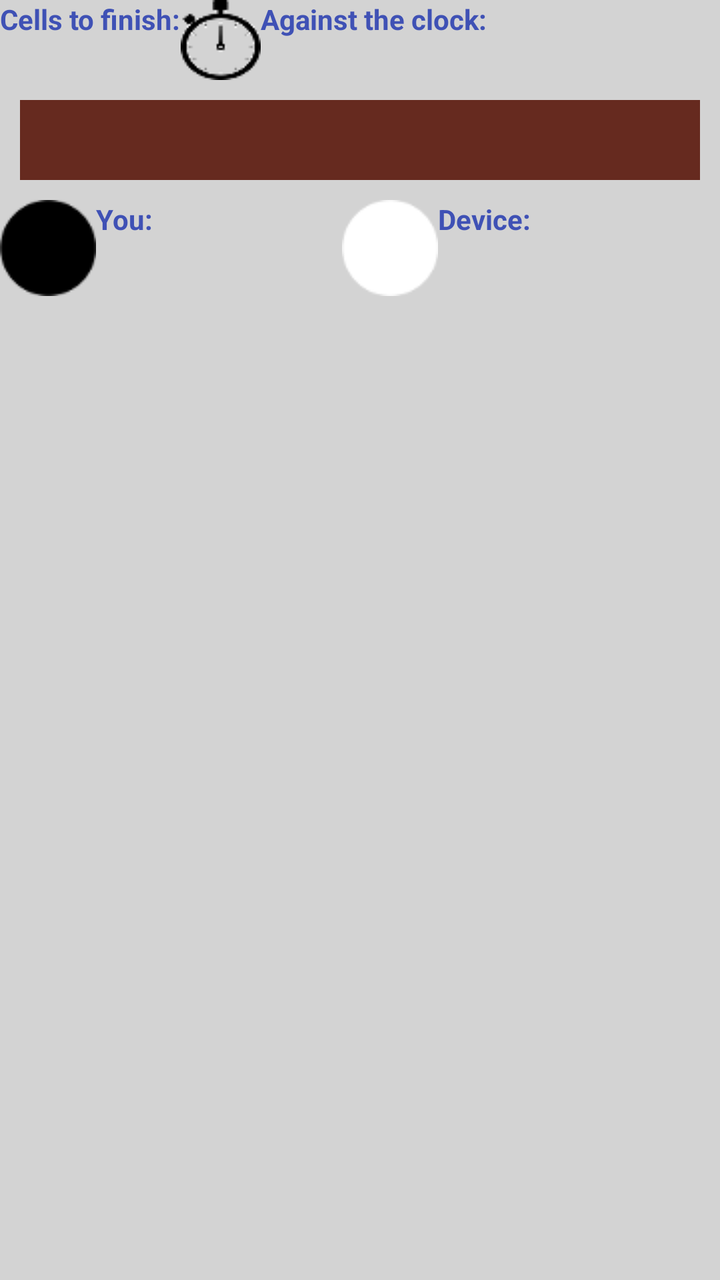
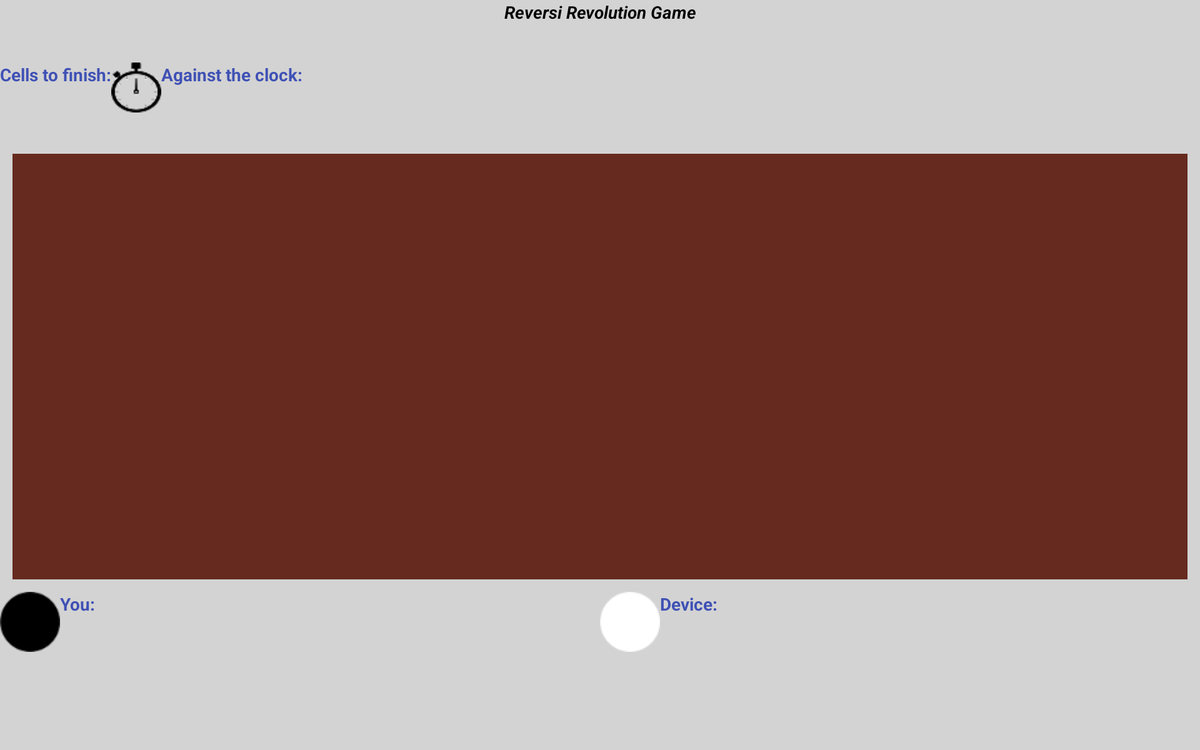

First picture: res/layout/ on a phone held upright. Second picture: the repository's own variant of that layout, on a device whose configuration matches the variant's folder. Source for both follows.
<!-- AndroidManifest.xml: application theme AppTheme -->
<!-- res/layout/fragment_game.xml -->
<?xml version="1.0" encoding="utf-8"?>
<RelativeLayout xmlns:android="http://schemas.android.com/apk/res/android"
    xmlns:tools="http://schemas.android.com/tools"
    android:layout_width="match_parent"
    android:layout_height="match_parent"
    android:background="@color/grey"
    android:orientation="vertical"
    tools:context="agut_giralt.androidpractreversi.activities.ActivityGame">

    <LinearLayout
        android:id="@+id/gameTop"
        android:layout_width="match_parent"
        android:layout_height="wrap_content"
        android:orientation="horizontal">

        <TextView
            android:layout_width="wrap_content"
            android:layout_height="wrap_content"
            android:text="@string/cellsToFinish"
            android:textColor="@color/colorPrimary"
            android:textStyle="bold" />

        <TextView
            android:id="@+id/cells"
            android:layout_width="wrap_content"
            android:layout_height="wrap_content" />

        <TextView
            android:layout_width="wrap_content"
            android:layout_height="wrap_content"
            android:drawableLeft="@drawable/cronometre"
            android:text="@string/time"
            android:textColor="@color/colorPrimary"
            android:textStyle="bold" />

        <TextView
            android:id="@+id/timing"
            android:layout_width="wrap_content"
            android:layout_height="wrap_content" />

    </LinearLayout>

    <LinearLayout
        android:id="@+id/gridLinearLayout"
        android:layout_width="match_parent"
        android:layout_height="wrap_content"
        android:layout_below="@id/gameTop"
        android:layout_margin="10dp"
        android:background="@color/colorBackground"
        android:padding="10dp">

        <GridView
            android:id="@+id/board"
            android:layout_width="match_parent"
            android:layout_height="match_parent"
            android:layout_margin="10dp"
            android:background="@color/board"
            android:columnWidth="100dp"
            android:gravity="center"
            android:horizontalSpacing="4dp"
            android:numColumns="auto_fit"
            android:stretchMode="columnWidth"
            android:verticalSpacing="4dp" />
    </LinearLayout>

    <LinearLayout
        android:layout_width="match_parent"
        android:layout_height="wrap_content"
        android:layout_below="@id/gridLinearLayout"
        android:orientation="vertical">

        <LinearLayout
            android:layout_width="match_parent"
            android:layout_height="wrap_content"
            android:orientation="horizontal">

            <TextView
                android:layout_width="wrap_content"
                android:layout_height="wrap_content"
                android:layout_weight="50"
                android:drawableLeft="@drawable/ibcr"
                android:text="@string/user"
                android:textColor="@color/colorPrimary"
                android:textStyle="bold" />

            <TextView
                android:id="@+id/score1"
                android:layout_width="wrap_content"
                android:layout_height="wrap_content" />

            <TextView
                android:layout_width="wrap_content"
                android:layout_height="wrap_content"
                android:layout_weight="50"
                android:drawableLeft="@drawable/iwcr"
                android:text="@string/ia"
                android:textColor="@color/colorPrimary"
                android:textStyle="bold" />

            <TextView
                android:id="@+id/score2"
                android:layout_width="wrap_content"
                android:layout_height="wrap_content" />
        </LinearLayout>
    </LinearLayout>
</RelativeLayout>
<!-- resources referenced by this layout -->
<resources>
  <color name="colorBackground">#662a1f</color>
  <color name="colorPrimary">#3F51B5</color>
  <color name="grey">#D3D3D3</color>
  <!-- drawable cronometre: png bitmap (drawable, 1148 bytes) -->
  <!-- drawable ibcr: png bitmap (drawable, 699 bytes) -->
  <!-- drawable iwcr: png bitmap (drawable, 884 bytes) -->
  <string name="cellsToFinish">Cells to finish: </string>
  <string name="ia">Device: </string>
  <string name="time">Against the clock: </string>
  <string name="user">You: </string>
  <style name="AppTheme" parent="Theme.AppCompat.Light.DarkActionBar">
          
          <item name="colorPrimary">@color/colorPrimary</item>
          <item name="colorPrimaryDark">@color/colorPrimaryDark</item>
          <item name="colorAccent">@color/colorAccent</item>
      </style>
  <color name="colorPrimaryDark">#303F9F</color>
  <color name="colorAccent">#FF4081</color>
</resources>
<!-- res/layout-large-land/fragment_game.xml (the author's variant of the layout above) -->
<!-- drawn on a 7-inch tablet turned sideways -->
<?xml version="1.0" encoding="utf-8"?>
<LinearLayout xmlns:android="http://schemas.android.com/apk/res/android"
    xmlns:tools="http://schemas.android.com/tools"
    android:layout_width="match_parent"
    android:layout_height="match_parent"
    android:background="@color/grey"
    android:orientation="vertical"
    tools:context="agut_giralt.androidpractreversi.activities.ActivityGame">

    <LinearLayout
        android:layout_width="match_parent"
        android:layout_height="0dp"
        android:layout_weight="8"
        android:orientation="horizontal">

        <TextView
            android:id="@+id/title_game"
            android:layout_width="match_parent"
            android:layout_height="wrap_content"
            android:gravity="center_horizontal"
            android:text="@string/app_name"
            android:textColor="#000"
            android:textStyle="bold|italic" />

    </LinearLayout>

    <LinearLayout
        android:id="@+id/gameTop"
        android:layout_width="match_parent"
        android:layout_height="0dp"
        android:layout_weight="10"
        android:orientation="horizontal">

        <TextView
            android:layout_width="wrap_content"
            android:layout_height="wrap_content"
            android:text="@string/cellsToFinish"
            android:textColor="@color/colorPrimary"
            android:textStyle="bold" />

        <TextView
            android:id="@+id/cells"
            android:layout_width="wrap_content"
            android:layout_height="wrap_content" />

        <TextView
            android:layout_width="wrap_content"
            android:layout_height="wrap_content"
            android:drawableLeft="@drawable/cronometre"
            android:drawableStart="@drawable/cronometre"
            android:text="@string/time"
            android:textColor="@color/colorPrimary"
            android:textStyle="bold" />

        <TextView
            android:id="@+id/timing"
            android:layout_width="wrap_content"
            android:layout_height="wrap_content" />

    </LinearLayout>

    <LinearLayout
        android:id="@+id/gridLinearLayout"
        android:layout_width="match_parent"
        android:layout_height="0dp"
        android:layout_margin="10dp"
        android:layout_weight="54"
        android:background="@color/colorBackground"
        android:padding="10dp">

        <GridView
            android:id="@+id/board"
            android:layout_width="match_parent"
            android:layout_height="match_parent"
            android:layout_margin="10dp"
            android:background="@color/board"
            android:columnWidth="100dp"
            android:gravity="center"
            android:horizontalSpacing="4dp"
            android:numColumns="auto_fit"
            android:stretchMode="columnWidth"
            android:verticalSpacing="4dp" />
    </LinearLayout>

    <LinearLayout
        android:layout_width="match_parent"
        android:layout_height="0dp"
        android:layout_weight="20"
        android:orientation="horizontal">

        <TextView
            android:layout_width="0dp"
            android:layout_height="wrap_content"
            android:layout_weight="25"
            android:drawableLeft="@drawable/ibcr"
            android:drawableStart="@drawable/ibcr"
            android:text="@string/user"
            android:textColor="@color/colorPrimary"
            android:textStyle="bold" />

        <TextView
            android:id="@+id/score1"
            android:layout_width="0dp"
            android:layout_height="wrap_content"
            android:layout_weight="25" />

        <TextView
            android:layout_width="0dp"
            android:layout_height="wrap_content"
            android:layout_weight="25"
            android:drawableLeft="@drawable/iwcr"
            android:drawableStart="@drawable/iwcr"
            android:text="@string/ia"
            android:textColor="@color/colorPrimary"
            android:textStyle="bold" />

        <TextView
            android:id="@+id/score2"
            android:layout_width="0dp"
            android:layout_height="wrap_content"
            android:layout_weight="25" />
    </LinearLayout>
</LinearLayout>
<!-- resources referenced by the variant -->
<!-- as a 7-inch tablet turned sideways resolves them -->
<resources>
  <color name="colorBackground">#662a1f</color>
  <color name="colorPrimary">#3F51B5</color>
  <color name="grey">#D3D3D3</color>
  <!-- drawable cronometre: png bitmap (drawable, 1148 bytes) -->
  <!-- drawable ibcr: png bitmap (drawable, 699 bytes) -->
  <!-- drawable iwcr: png bitmap (drawable, 884 bytes) -->
  <string name="app_name">Reversi Revolution Game</string>
  <string name="cellsToFinish">Cells to finish: </string>
  <string name="ia">Device: </string>
  <string name="time">Against the clock: </string>
  <string name="user">You: </string>
  <style name="AppTheme" parent="Theme.AppCompat.Light.DarkActionBar">
          
          <item name="colorPrimary">@color/colorPrimary</item>
          <item name="colorPrimaryDark">@color/colorPrimaryDark</item>
          <item name="colorAccent">@color/colorAccent</item>
      </style>
  <color name="colorPrimaryDark">#303F9F</color>
  <color name="colorAccent">#FF4081</color>
</resources>
